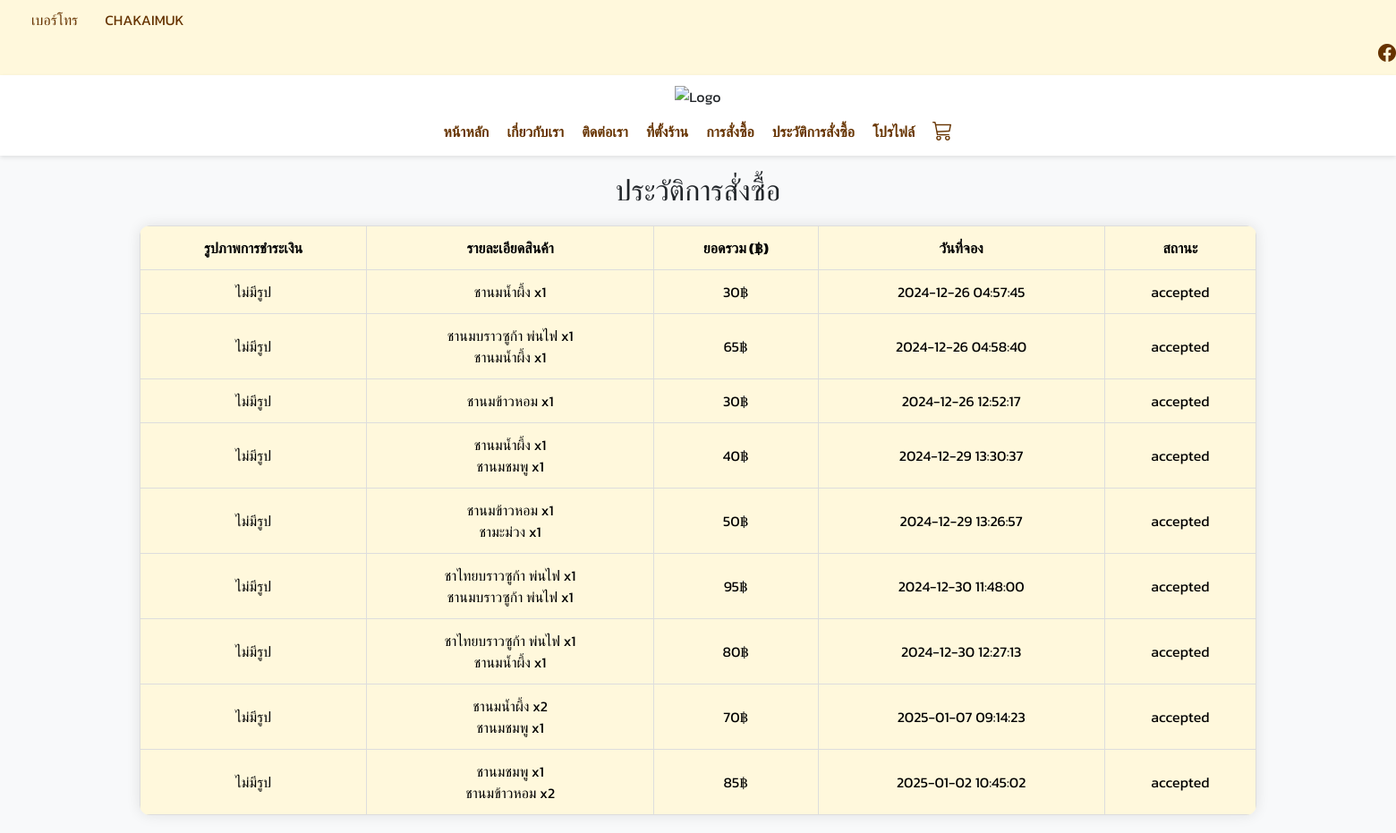
Page /us_order_archive.php on the committed database.
### tables this page shows
CREATE TABLE `order_tb` (
  `order_id` int(50) NOT NULL,
  `user_id` int(50) NOT NULL,
  `product_details` text NOT NULL,
  `total` decimal(10,0) NOT NULL,
  `reservation_time` datetime NOT NULL,
  `payment_proof_image` varchar(255) NOT NULL,
  `order_date` timestamp NOT NULL DEFAULT current_timestamp() ON UPDATE current_timestamp(),
  `order_status` varchar(100) NOT NULL,
  `user_name` varchar(255) NOT NULL,
  `product_name` varchar(255) NOT NULL,
  `mook_name` varchar(255) NOT NULL
);

CREATE TABLE `product_tb` (
  `product_id` int(11) NOT NULL,
  `product_name` varchar(250) NOT NULL,
  `product_detail` text NOT NULL,
  `product_price` int(11) NOT NULL,
  `product_img` text NOT NULL,
  `product_type_id` int(11) NOT NULL,
  `user_id` int(11) NOT NULL
);

### us_order_archive.php (the view, shortened to what this page needs)
<?php
include('config.php');
include('us_navbar.php');
$sql = "SELECT order_tb.*, user_tb.user_username
        FROM order_tb
        JOIN user_tb ON order_tb.user_id = user_tb.user_id
        WHERE order_tb.order_status = 'accepted'";
$stmt = $conn->prepare($sql);
$stmt->execute();
$result = $stmt->get_result();
?>
<!DOCTYPE html>
<html lang="en">
<head>
    <link href="https://cdn.jsdelivr.net/npm/bootstrap@5.3.2/dist/css/bootstrap.min.css" rel="stylesheet">
</head>
<body>
    <h2>ประวัติการสั่งซื้อ</h2>
    <?php if ($result->num_rows > 0) { ?>
        <table class="table">
            <thead>
                <tr>
                    <th>รูปภาพการชำระเงิน</th>
                    <th>รายละเอียดสินค้า</th>
                    <th>ยอดรวม (฿)</th>
                    <th>วันที่จอง</th>
                    <th>สถานะ</th>
                </tr>
            </thead>
            <tbody>
            <?php while ($row = $result->fetch_assoc()) { ?>
                <tr>
                    <td>
                        <?php
                        $imageSrc = 'payment_proof_image/' . htmlspecialchars($row['payment_proof_image']);
                        if (!empty($row['payment_proof_image']) && file_exists($imageSrc)) {
                            echo "<img src='$imageSrc' class='payment-proof' onclick='showImage(\"$imageSrc\")'>";
                        } else {
                            echo "ไม่มีรูป";
                        }
                        ?>
                    </td>
                    <td>
                        <?php
                        $product_details = json_decode($row['product_details'], true);
                        if (!empty($product_details)) {
                            $product_ids_str = implode(",", array_map('intval', array_keys($product_details)));
                            $product_query = "SELECT product_id, product_name FROM product_tb WHERE product_id IN ($product_ids_str)";
                            $product_result = $conn->query($product_query);
                            if ($product_result->num_rows > 0) {
                                while ($product_row = $product_result->fetch_assoc()) {
                                    $product_id = $product_row['product_id'];
                                    $product_name = $product_row['product_name'];
                                    $quantity = $product_details[$product_id];
                                    echo "$product_name x$quantity<br>";
                                }
                            } else {
                                echo "ไม่พบข้อมูลสินค้า";
                            }
                        } else {
                            echo "ไม่มีรายละเอียดสินค้า";
                        }
                        ?>
                    </td>
                    <td><?php echo $row['total']; ?>฿</td>
                    <td><?php echo $row['order_date']; ?></td>
                    <td><?php echo $row['order_status']; ?></td>
                </tr>
            <?php } ?>
            </tbody>
        </table>
    <?php } else { ?>
        <p style="text-align: center;">ยังไม่มีออเดอร์ในประวัติ</p>
    <?php } ?>
</body>
</html>

### us_navbar.php (style rules this page uses)
body { font-family: 'Kanit', Arial, sans-serif; margin: 0; padding: 0; }

### us_order_archive.php (style rules this page uses)
body { font-family: 'Kanit', sans-serif; background-color: #f8f9fa; }
h2 { text-align: center; margin-top: 20px; }
.table { width: 80%; margin: 20px auto; border-collapse: collapse; background-color: #FFF8DC !important; box-shadow: 0px 0px 15px rgba(0, 0, 0, 0.1); border-radius: 12px; overflow: hidden; text-align: center; }
.table th, .table td { background-color: #FFF8DC !important; text-align: center; vertical-align: middle; padding: 12px; border: 1px solid #ddd; }
.th, td { text-align: center; vertical-align: middle; padding: 12px; border: 1px solid #ddd; }

### rows in the picture
order_tb: payment_proof_image "ไม่มีรูป", product_details.product_id "1", total "30", order_date "2024-12-26 04:57:45", order_status "accepted"
product_tb: product_name "ชานมน้ำผึ้ง"
order_tb: payment_proof_image "ไม่มีรูป", product_details.product_id "1", total "65", order_date "2024-12-26 04:58:40", order_status "accepted"
product_tb: product_name "ชานมบราวซูก้า พ่นไฟ"
order_tb: payment_proof_image "ไม่มีรูป", product_details.product_id "1", total "30", order_date "2024-12-26 12:52:17", order_status "accepted"
product_tb: product_name "ชานมข้าวหอม"
order_tb: payment_proof_image "ไม่มีรูป", product_details.product_id "1", total "40", order_date "2024-12-29 13:30:37", order_status "accepted"
product_tb: product_name "ชานมชมพู"
order_tb: payment_proof_image "ไม่มีรูป", product_details.product_id "1", total "50", order_date "2024-12-29 13:26:57", order_status "accepted"
product_tb: product_name "ชามะม่วง"
order_tb: shows "ไม่มีรูป", product_details.product_id "1", total "95", order_date "2024-12-30 11:48:00", order_status "accepted"
product_tb: product_name "ชาไทยบราวซูก้า พ่นไฟ"
order_tb: payment_proof_image "ไม่มีรูป", product_details.product_id "1", total "80", order_date "2024-12-30 12:27:13", order_status "accepted"
order_tb: payment_proof_image "ไม่มีรูป", product_details.product_id "2", product_details.product_id "1", total "70", order_date "2025-01-07 09:14:23", order_status "accepted"
order_tb: payment_proof_image "ไม่มีรูป", product_details.product_id "1", product_details.product_id "2", total "85", order_date "2025-01-02 10:45:02", order_status "accepted"
